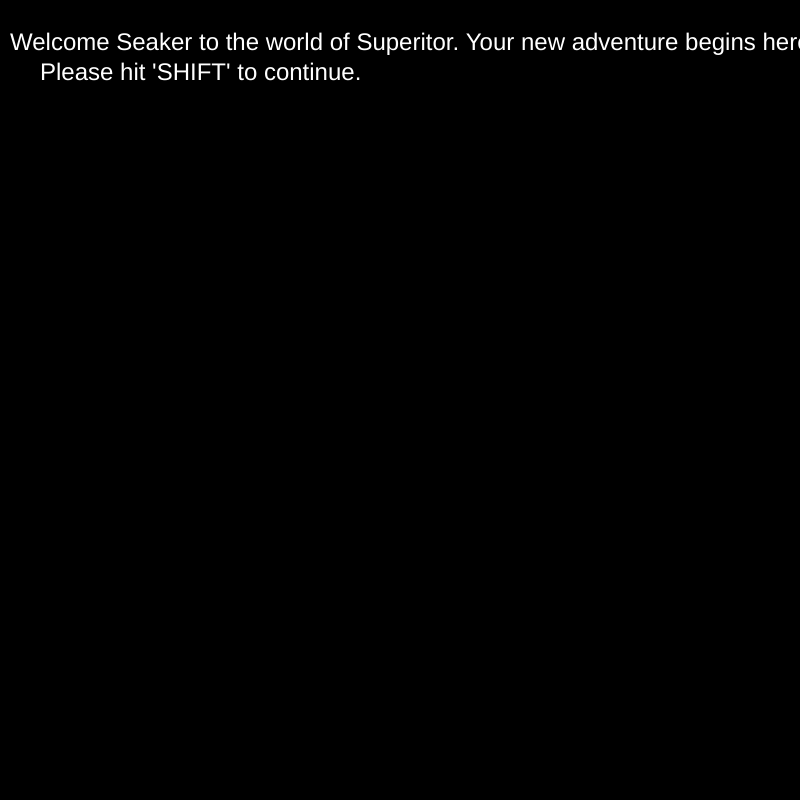
Frame 1 (no input)
Frame 60 (no input): identical to frame 1, image omitted
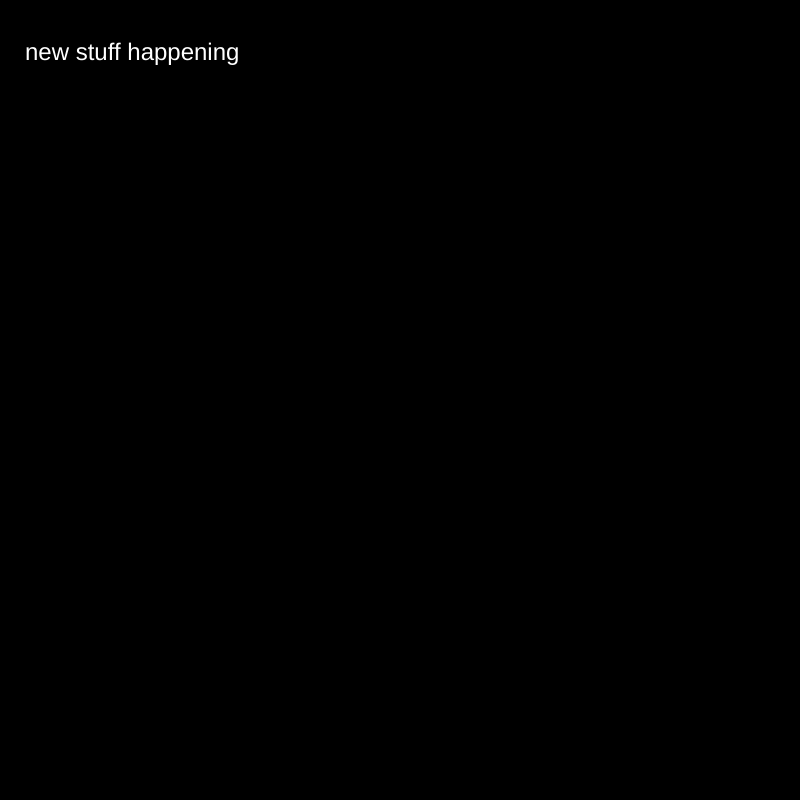
Frame 120 (the mouse pressed at the canvas centre since frame 60)

The p5.js sketch that drew these frames (run headless with seeded random() and noise() and a simulated clock; from frame 60 on, the mouse is pressed at the canvas centre):

// p5.js sketch
// ── sketch.js
//use remove() to exit the code
var plvl = 1;
var php = 95 + (plvl*5);
var pexp = 0;
var ehp;
var hpotion;
var mana = 100;
var stamina = 100;
var life;
var money;
var enemy;
var php_pnt;
var mob;
var name = 1;
var counter = 1;

function setup() {
  createCanvas(800, 800);
  background(0);
  fill(255);

  introScene();
}

function draw() {

}

function keyTyped(){

}

function keyPressed(){
    if (keyCode === SHIFT){
    clear();
    background(0);
  }
}

function endBattle(){

}

function playerName(){
  console.log(player.value());
}

function introScene(){
  textSize(24);
  fill(255);
  text("Welcome Seaker to the world of Superitor. Your new adventure begins here.", 10, 50);
  text("Please hit 'SHIFT' to continue.", 40, 80);
}

function scenes(){
  if(counter == 1){
    introScene();
  }
  if(counter == 2){
    clear();
    background(0);
    text("new stuff happening", 25, 60);
  }
  if(counter == 3){
    clear();
    background(0);
    text("wow this is thingy", 50, 50)
  }
  if(counter>=4){
    clear();
    background(255);
  }
}

function mousePressed(){
  counter += 1;
  console.log(counter);
  scenes();
}

// ── style.css
html{
  margin: 0;
  padding: 0;
}
body{
}
canvas {
  display: block;
  margin: 50px auto;
}
